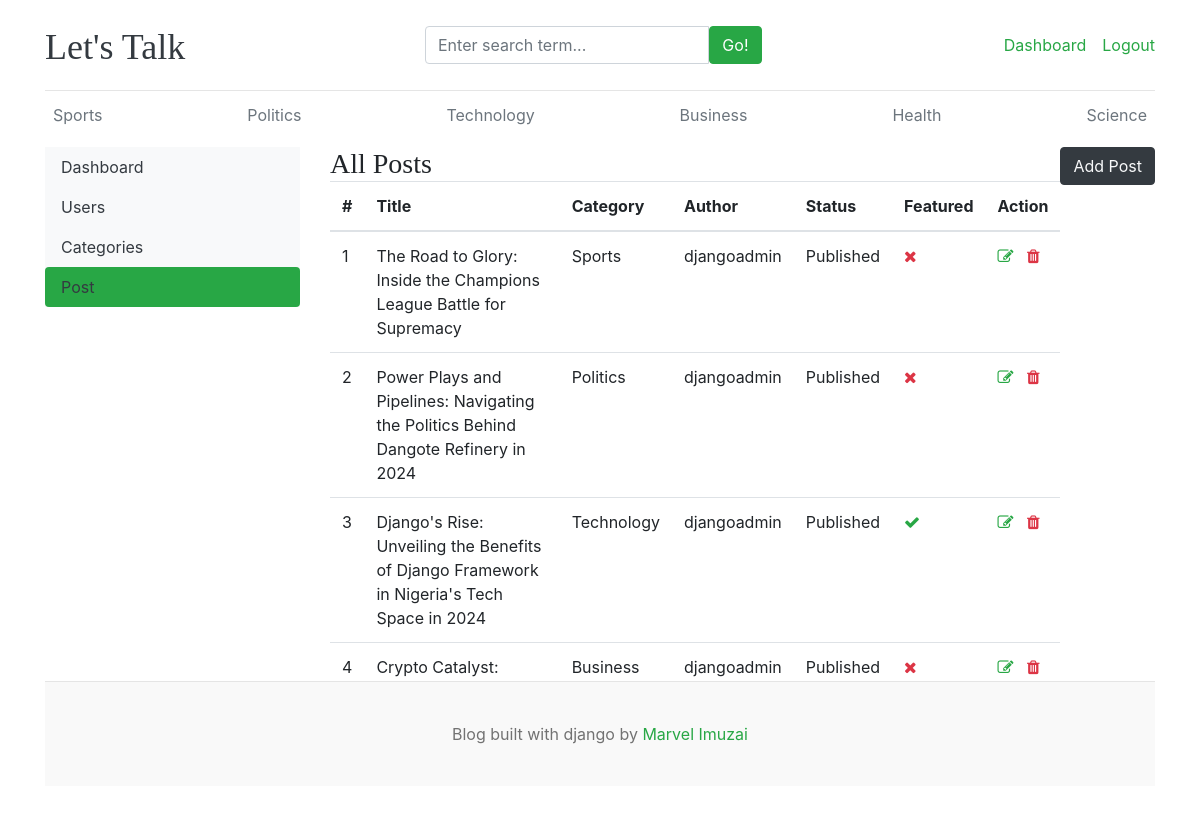
The page /dashboard/posts/ (signed in) on the database its author committed.
### blogs/models.py (models this page shows, shortened)
class Category(models.Model):
    category_name = models.CharField(max_length=50, unique=True)
    created_at = models.DateTimeField(auto_now_add=True)
    updated_at = models.DateTimeField(auto_now=True)
    class Meta:
        verbose_name_plural = 'categories'
    def __str__(self) -> str:
        return self.category_name

class Blog(models.Model):
    title = models.CharField(max_length=100)
    slug = models.SlugField(max_length=150, unique=True, blank=True)
    category = models.ForeignKey(Category, on_delete=models.CASCADE)
    author = models.ForeignKey(User, on_delete=models.CASCADE)
    feature_image = models.ImageField(upload_to="uploads/%Y/%m/%d")
    short_description = models.TextField(max_length=500)
    blog_body = models.TextField(max_length=2000)
    status = models.CharField(max_length=20, choices=STATUS_CHOICES, default="Draft")
    is_featured = models.BooleanField(default=False)
    created_at = models.DateTimeField(auto_now_add=True)
    updated_at = models.DateTimeField(auto_now=True)

### dashboards/views.py (the view)
# urls.py: path("posts/", views.posts, name="posts" ),
@login_required(login_url="login")
@user_passes_test(is_staff_or_superuser, login_url='home')
def posts(request):
    posts = Blog.objects.all()
    context = {
        "posts": posts
    }
    return render(request, "dashboard/posts.html", context)

### blogs/context_processors.py (called while the page is built)
def get_categories(request):
    categories = Category.objects.all()
    return dict(categories=categories)

def get_social_links(request):
    social_links = SocialLink.objects.all()
    return dict(social_links=social_links)

### dashboards/views.py (called while the page is built)
def is_staff_or_superuser(user):
    return user.is_staff or user.is_superuser

### templates/dashboard/posts.html (shortened to what this page needs)
{% extends "base.html" %}
{% block content %}
<div class="row">
    {% include "dashboard/sidebar.html" %}
    <div class="col-md-9">
        <h3 class="d-block d-md-inline mt-3 mt-md-0">All Posts</h3>
        <a href="{% url "add_posts" %}" class="btn btn-dark text-light float-right mb-2">Add Post</a>
        <div class="table-container" style="max-height: 500px; overflow-y: auto;">
            <div class="table-responsive">
                <table class="table table-hover">
                    <thead>
                        <tr>
                            <th>#</th>
                            <th>Title</th>
                            <th>Category</th>
                            <th>Author</th>
                            <th>Status</th>
                            <th>Featured</th>
                            <th>Action</th>
                        </tr>
                    </thead>
                    <tbody>
                    {% for post in posts %}
                        <tr>
                            <td>{{ forloop.counter }}</td>
                            <td>{{ post.title }}</td>
                            <td>{{ post.category }}</td>
                            <td>{{ post.author }}</td>
                            <td>{{ post.status }}</td>
                            <td>
                                {% if post.is_featured %}
                                    <i class="fa fa-check text-success"></i>
                                {% else %}
                                    <i class="fa fa-times text-danger"></i>
                                {% endif %}
                            </td>
                            <td>
                                <a href="{% url "edit_posts" post.id %}"><i class="fa fa-edit text-success"></i></a>
                                <a href="{% url "delete_posts" post.id %}"><i class="fa fa-trash text-danger"></i></a>
                            </td>
                        </tr>
                    {% endfor %}
                    </tbody>
                </table>
            </div>
        </div>
    </div>
</div>
{% endblock %}

### templates/base.html (shortened to what this page needs)
{% load static %}
<!DOCTYPE html>
<html lang="en">
<head>
    <link href="https://getbootstrap.com/docs/4.0/dist/css/bootstrap.min.css" rel="stylesheet">
    <link href="{% static "css/blog.css" %}" rel="stylesheet">
    <link rel="stylesheet" href="https://cdnjs.cloudflare.com/ajax/libs/font-awesome/4.7.0/css/font-awesome.min.css">
</head>
<body>
    <div class="container">
        <header class="blog-header py-3">
            <div class="row flex-nowrap justify-content-between align-items-center">
                <div class="col-4 pt-1">
                    <a class="blog-header-logo text-dark" href="/">Let's Talk</a>
                </div>
                <div class="col-4">
                    <form action="{% url "search" %}" method="GET">
                        <div class="input-group">
                            <input class="form-control " type="text" name="keyword" value="{{keyword}}" placeholder="Enter search term..." aria-label="Enter search term..." aria-describedby="button-search" />
                            <button type="submit" class="btn btn-success" id="button-search" type="button">Go!</button>
                        </div>
                    </form>
                </div>
                <div class="col-4 d-flex justify-content-end align-items-center">
                    {% if not user.is_authenticated %}
                        <a class="btn btn-sm btn-success" href="{% url "login" %}">Login</a>
                        &emsp;
                        <a class="btn btn-sm btn-outline-success" href="{% url "register" %}">Register</a>
                    {% else %}
                        {% if user.is_staff or user.is_superuser %}
                            <span><a href="{% url "dashboard" %}" class="text-success">Dashboard</a></span>
                        {% endif %}
                        <span><a href="{% url "logout" %}" class="text-success">Logout</a></span>
                    {% endif %}
                </div>
            </div>
        </header>
        <div class="nav-scroller py-1 mb-2">
            <nav class="nav d-flex justify-content-between">
                {% for cat in categories %}
                    <a class="p-2 text-muted" href="{% url "posts_by_category" cat.id %}">{{cat.category_name}}</a>
                {% endfor %}
            </nav>
        </div>
        {% block content %}
        {% endblock %}
        <footer class="blog-footer">
            <p> Blog built with django by <a href="#" class="text-success">Marvel Imuzai</a></p>
        </footer>
    </div>
</body>
</html>

### blog_main/static/css/blog.css (style rules this page uses)
.blog-header { border-bottom: 1px solid #e5e5e5; }
.blog-header-logo { font-family: "Playfair Display", Georgia, "Times New Roman", serif; font-size: 2.25rem; }
h1, h2, h3, h4, h5, h6 { font-family: "Playfair Display", Georgia, "Times New Roman", serif; }
.blog-footer { padding: 2.5rem 0; color: #727272; text-align: center; background-color: #f9f9f9; border-top: .05rem solid #e5e5e5; }
.blog-footer p:last-child { margin-bottom: 0; }

### rows shown on the page
Category: category_name "Sports"
Category: category_name "Politics"
Category: category_name "Technology"
Category: category_name "Business"
Category: category_name "Health"
Category: category_name "Science"
Blog: title "The Road to Glory: Inside the Champions League Battle for Supremacy", category "Sports", author "djangoadmin", status "Published", is_featured False (drawn)
Blog: title "Power Plays and Pipelines: Navigating the Politics Behind Dangote Refinery in 2024", category "Politics", author "djangoadmin", status "Published", is_featured False (drawn)
Blog: title "Django's Rise: Unveiling the Benefits of Django Framework in Nigeria's Tech Space in 2024", category "Technology", author "djangoadmin", status "Published", is_featured True (drawn)
Blog: title "Crypto Catalyst:…", category "Business", author "djangoadmin", status "Published", is_featured False (drawn)
